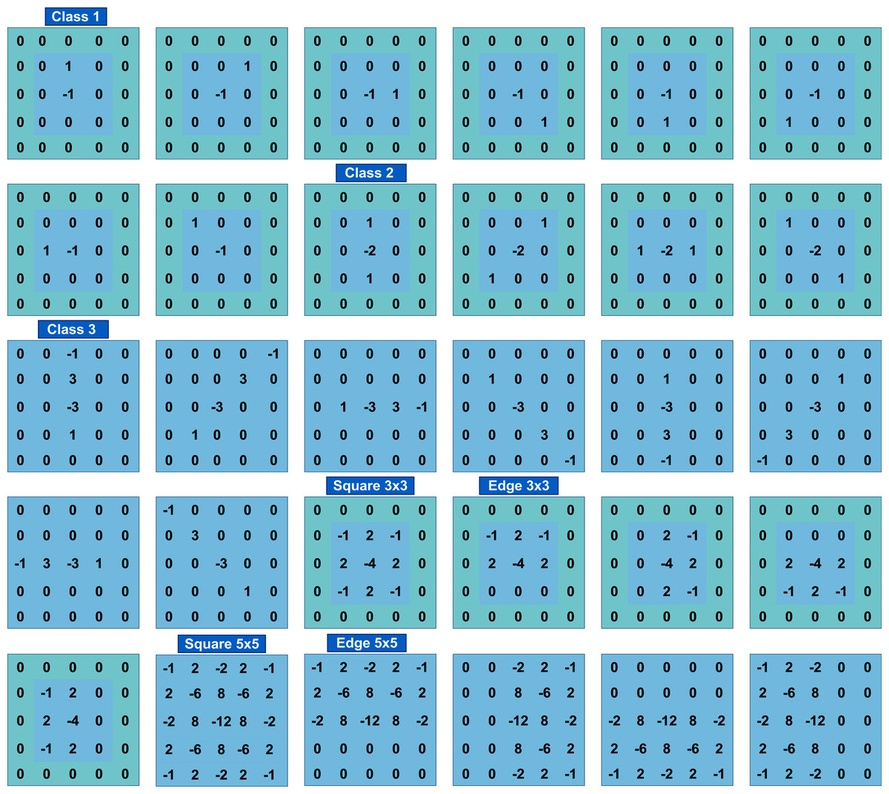
#> input picture fig-3-2x.jpg, 889 x 794 px, shrunk from 1200 x 1071 before the run
$ python prueba.py
#> lines starting #> are read from the running program, lines starting #| are printed output that depends on the picture; long printed decimals are rounded
import numpy as np
from scipy.signal import convolve2d
from scipy import ndimage
from imageio import imread
import matplotlib.pyplot as plt

# Cargar la imagen
image = imread('fig-3-2x.jpg', pilmode='L')  # Asumiendo que es en escala de grises
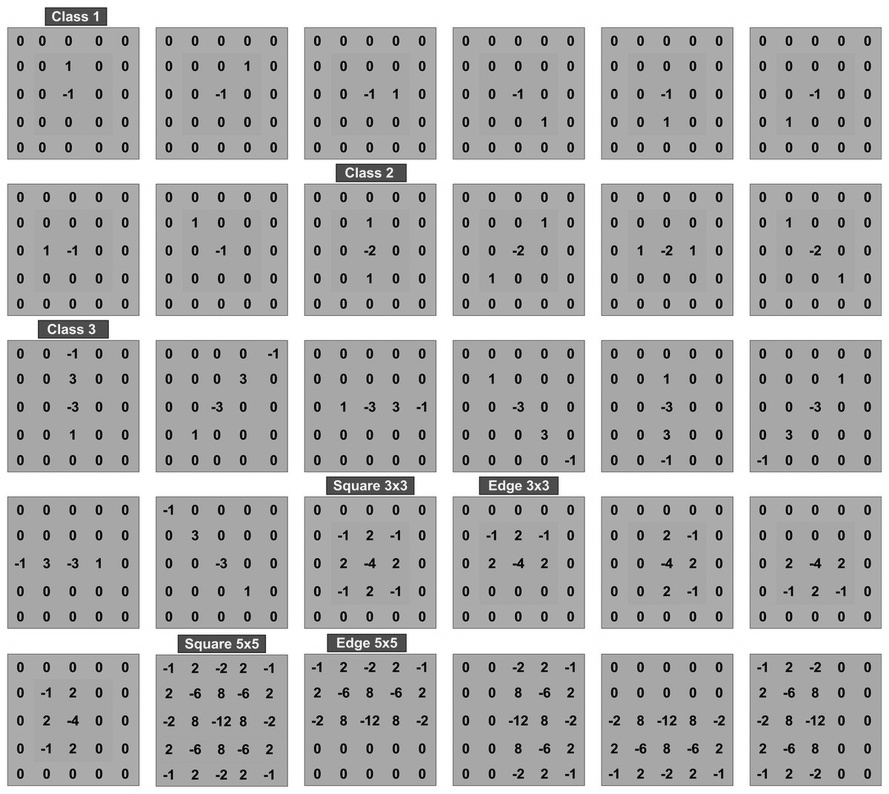
#> image: shape (794, 889); min 1, max 255, mean 180.3

# Definir los kernels
kernel_class_1 = np.array([[0, -1, 0], [-1, 4, -1], [0, -1, 0]])
kernel_class_2 = np.array([[ 1,  2,  1],[ 0,  0,  0],[-1, -2, -1]])
kernel_class_3 = np.array([[ 1,  0, -1],[ 2,  0, -2],[ 1,  0, -1]])
kernel_square_3x3 = np.ones((3, 3))  # Ejemplo de un kernel cuadrado 3x3
kernel_edge_3x3 = np.array([[ 1,  0, -1],
 [ 0,  0,  0],
 [-1,  0,  1]
])
kernel_square_5x5 = np.ones((5, 5))  # Ejemplo de un kernel cuadrado 5x5
kernel_edge_5x5 = np.array([[ 2,  1,  0, -1, -2],
 [ 1,  1,  0, -1, -1],
 [ 0,  0,  0,  0,  0],
 [-1, -1,  0,  1,  1],
 [-2, -1,  0,  1,  2]
])
kernel_sobel_vertical = np.array([[-1, 0, 1], [-2, 0, 2], [-1, 0, 1]])
kernel_sobel_horizontal = np.array([[1, 2, 1], [0, 0, 0], [-1, -2, -1]])
kernel_laplace = ndimage.laplace(image)  # La función de scipy para Laplace
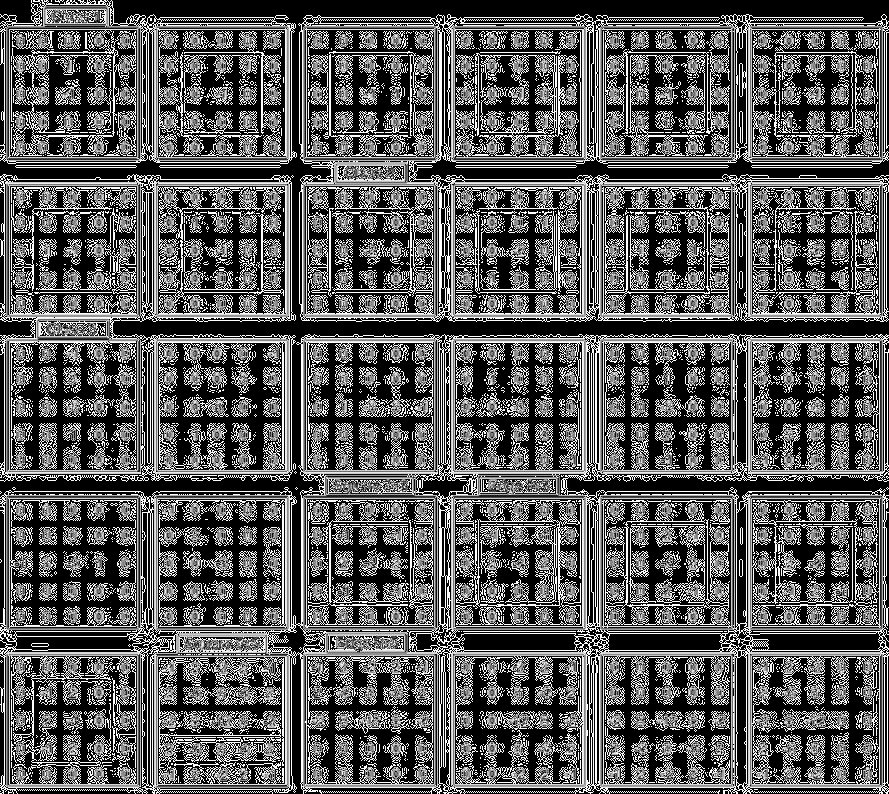
#> kernel_laplace: shape (794, 889); min 0, max 255, mean 88.9
kernel_prewitt_vertical = ndimage.prewitt(image, axis=0)  # Prewitt vertical
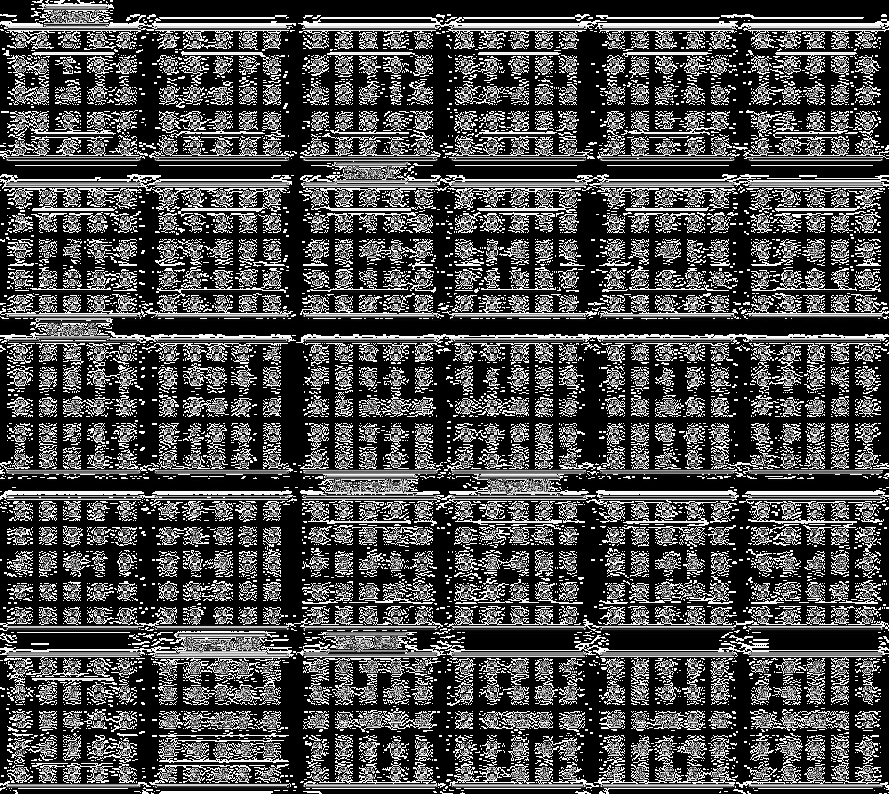
#> kernel_prewitt_vertical: shape (794, 889); min 0, max 255, mean 73.9
kernel_prewitt_horizontal = ndimage.prewitt(image, axis=1)  # Prewitt horizontal
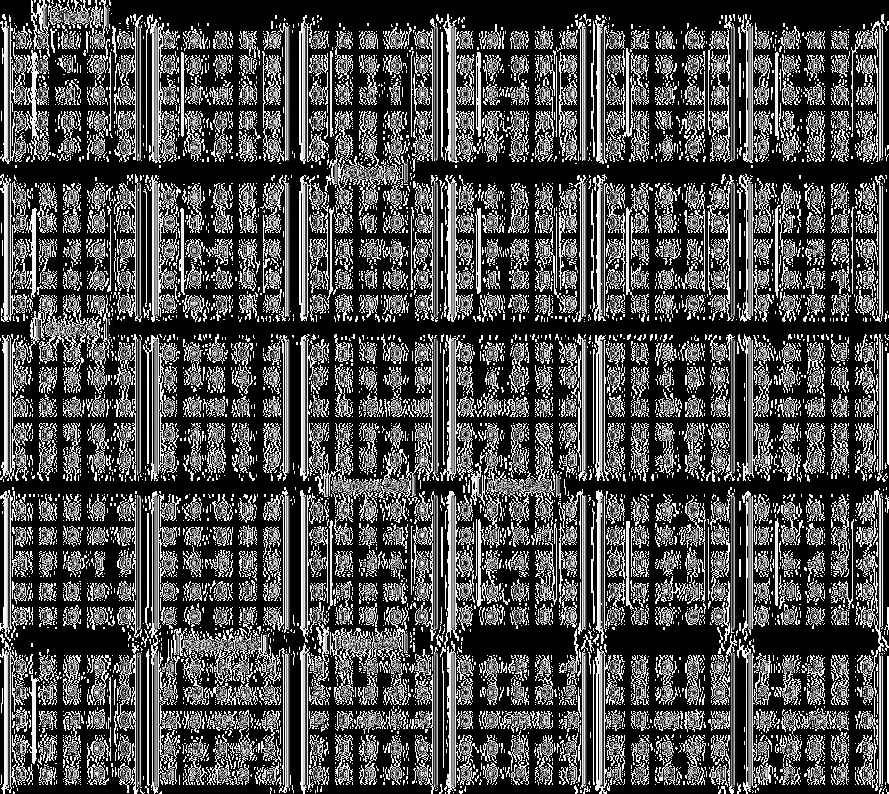
#> kernel_prewitt_horizontal: shape (794, 889); min 0, max 255, mean 76.2

# Aplicar el kernel a la imagen
filtered_image_class_1 = convolve2d(image, kernel_class_1, mode='same', boundary='wrap')
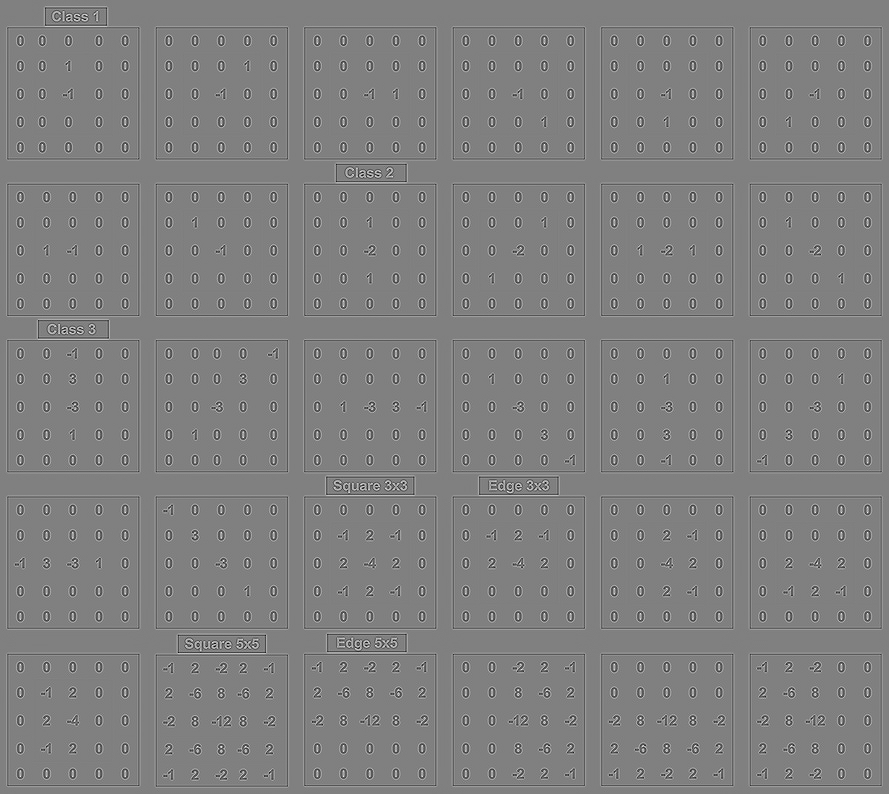
#> filtered_image_class_1: shape (794, 889) int64; min -446, max 441, mean 0; drawn with min black and max white

# Calcular las estadísticas solicitadas
min_val = filtered_image_class_1.min()
#> min_val = -446
max_val = filtered_image_class_1.max()
#> max_val = 441
mean_val = filtered_image_class_1.mean()
#> mean_val = 0
std_dev = filtered_image_class_1.std()
#> std_dev = 51.35

# Mostrar las estadísticas
print(f"Dimensiones: {filtered_image_class_1.shape}")
#| Dimensiones: (794, 889)
print(f"Valor mínimo: {min_val}")
#| Valor mínimo: -446
print(f"Valor máximo: {max_val}")
#| Valor máximo: 441
print(f"Valor medio: {mean_val}")
#| Valor medio: 0.0
print(f"Desviación estándar: {std_dev}")
#| Desviación estándar: 51.353

# Para visualizar la imagen filtrada (opcional)
plt.imshow(filtered_image_class_1, cmap='gray')
plt.show()
